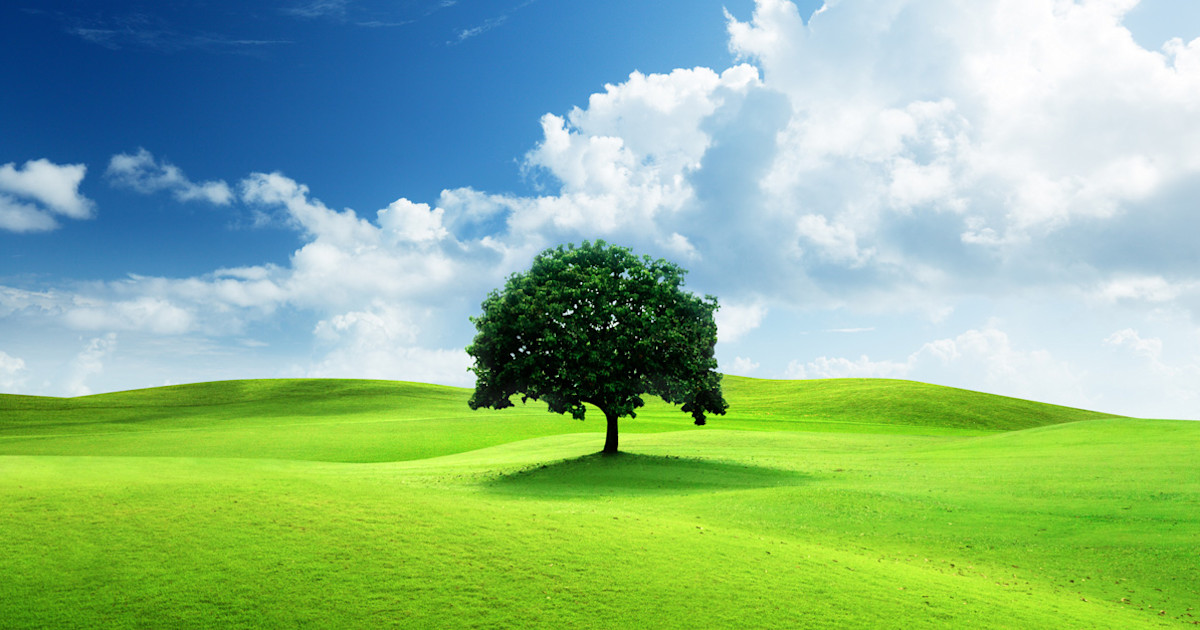
#> input picture MCA_Rungta/Computer Vision/image.jpg, 1200 x 630 px
$ jupyter execute 31_Mean_shift_clustering.ipynb
#> lines starting #> are read from the running program, lines starting #| are printed output that depends on the picture
[cell 1]
import cv2
import matplotlib.pyplot as plt

[cell 2]
img = cv2.imread('image.jpg')
#> img is the input picture: shape (630, 1200, 3); mean B, G, R 139.9, 183.6, 139.8

result = cv2.pyrMeanShiftFiltering(
    img,
    sp=30,  # sp – Spatial Window Radius controls Pixel location similarity
    sr=40   # sr – Color Radius controls colour similarity
)
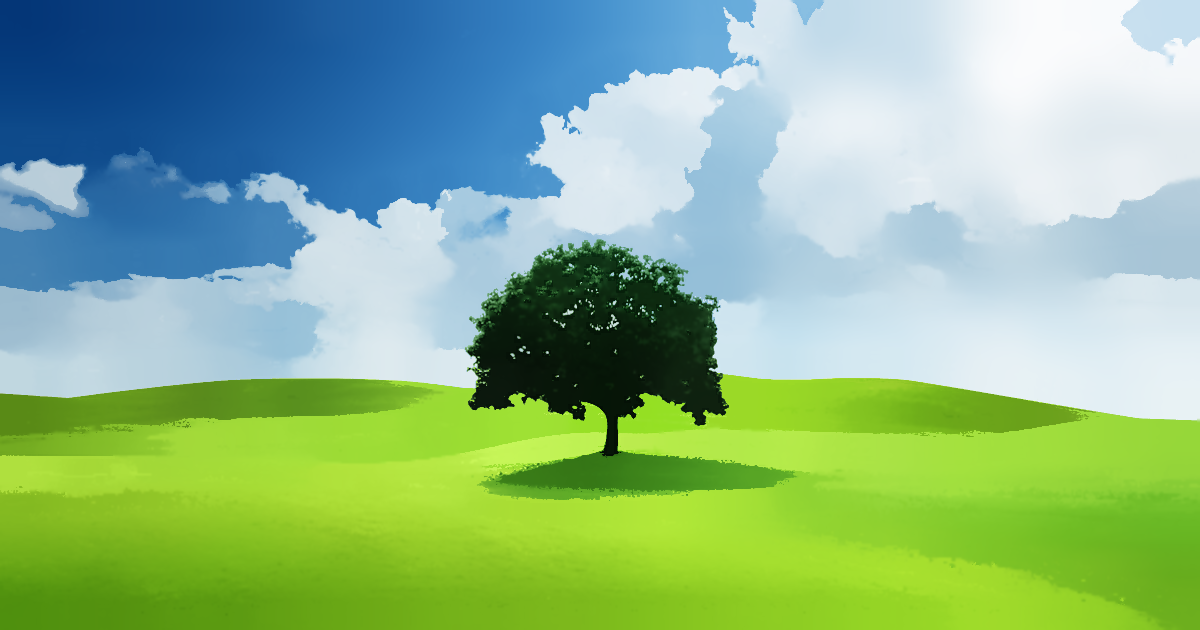
#> result: shape (630, 1200, 3); mean B, G, R 139.5, 183.1, 139.3

[cell 3]
plt.subplot(1, 2, 1)
plt.imshow(cv2.cvtColor(img, cv2.COLOR_BGR2RGB))
plt.title("Original Image")

plt.subplot(1, 2, 2)
plt.imshow(cv2.cvtColor(result, cv2.COLOR_BGR2RGB))
plt.title("Mean Shift Segmentation")

plt.show()
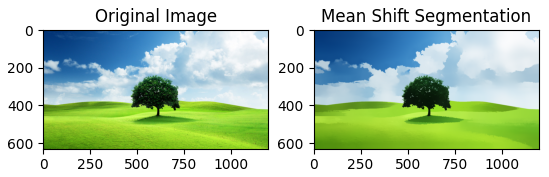
#> figure drawn by matplotlib, 2 panels

$ run again, with MCA_Rungta/Computer Vision/sample.jpg copied over MCA_Rungta/Computer Vision/image.jpg
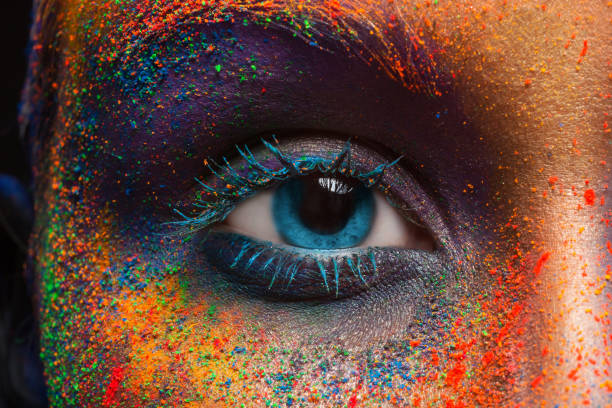
#> input picture MCA_Rungta/Computer Vision/sample.jpg, 612 x 408 px
#> img is the input picture: shape (408, 612, 3); mean B, G, R 59.2, 72.5, 105.7
#> `result = cv2.pyrMeanShiftFiltering( img, sp=30,`:
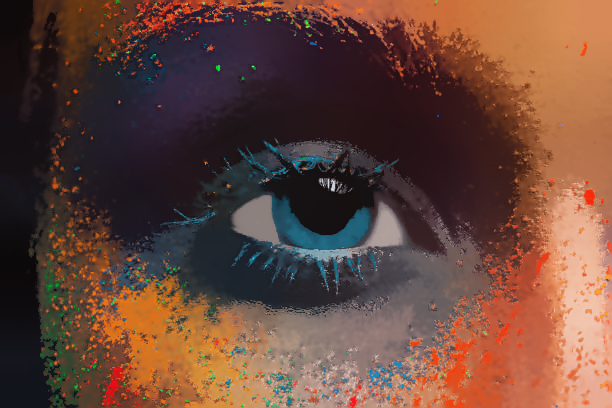
#> result: shape (408, 612, 3); mean B, G, R 58.3, 70.1, 103.5
#> `plt.show()`:
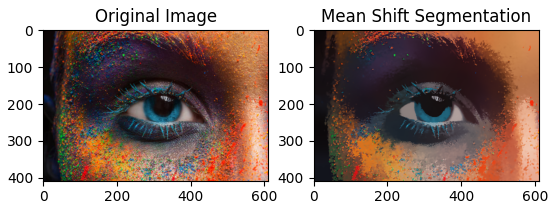
#> figure drawn by matplotlib, 2 panels
